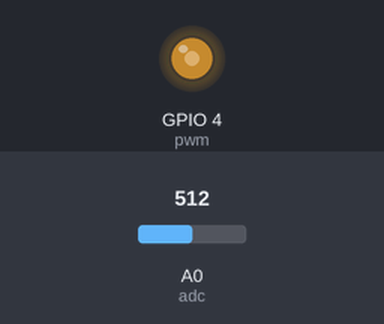
The program below on a simulated ESP8266 board running MicroPython. Parts: output pins drawn as LEDs (lit = HIGH). The test bench sets the inputs (shaded band); at power-on: A0 (adc) = 512 (analog values on the 0–1023 scale).

Above: at 1.2 s.
1.3 s: A0 (adc) set to 716
At 2.0 s:
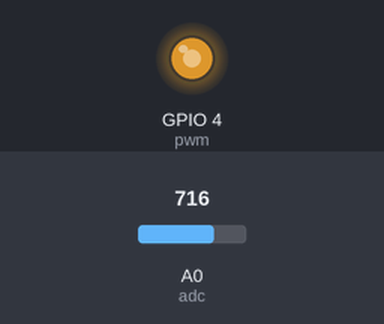
2.8 s: A0 (adc) set to 900
At 3.2 s:
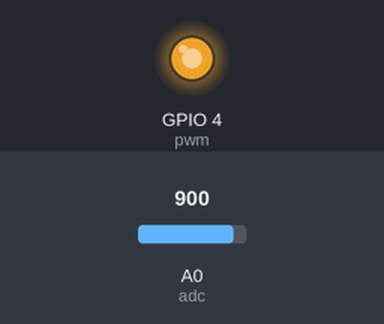
4.3 s: A0 (adc) set to 122
At 5.5 s:
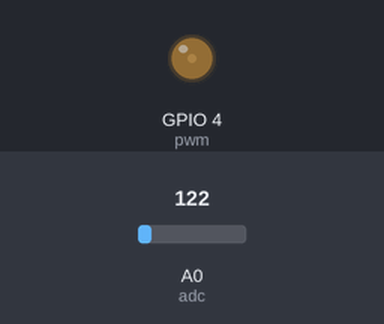
5.8 s: A0 (adc) set to 0
At 6.8 s:
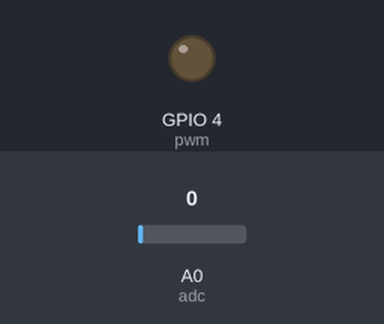
Timing chart, 0 to 8.3 s (numbered marks = the images above; inputs shaded):
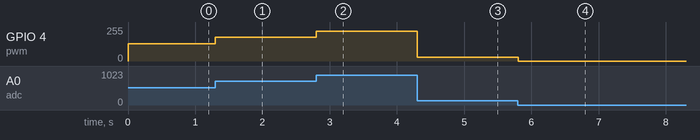

The program:

Soft_LED.py
```python
from machine import ADC, Pin, PWM
import time
adc = ADC(0)
pwm = PWM(Pin(4))
pwm.freq(1000)
try:
    while True:
        adcValue = adc.read()
        pwm.duty(adcValue)
        time.sleep(0.1)
except:
    pwm.deinit()
```

Measured:
- after the input at 1.3 s, GPIO 4 (pwm): 128/255 → 178/255 at once
- after the input at 2.8 s, GPIO 4 (pwm): 178/255 → 224/255 at once
- after the input at 4.3 s, GPIO 4 (pwm): 224/255 → 30/255 at once
- after the input at 5.8 s, GPIO 4 (pwm): 30/255 → 0/255 at once
